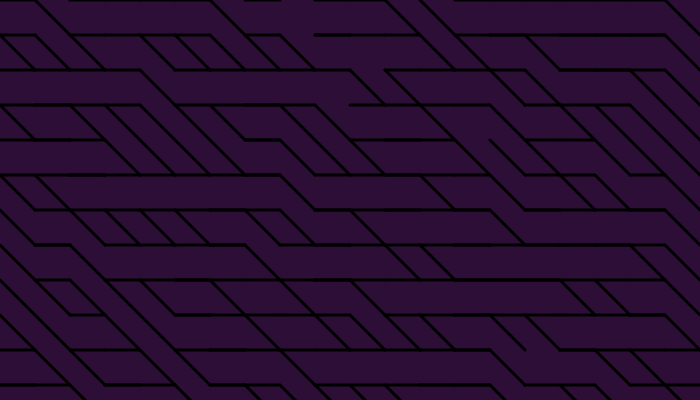
Frame 1 (no input)
Frame 60 (no input): identical to frame 1, image omitted
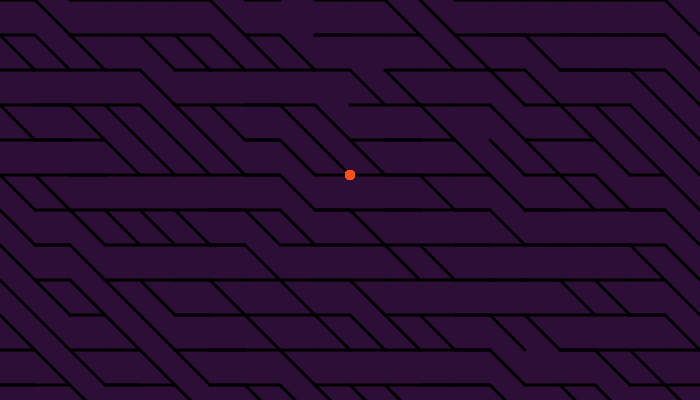
Frame 120 (the mouse pressed at the canvas centre since frame 60)

The p5.js sketch that drew these frames (run headless with seeded random() and noise() and a simulated clock; from frame 60 on, the mouse is pressed at the canvas centre):

// p5.js sketch
// ── sketch.js
//                              --Project--
// This script is an editor. The user will create the art.
// Initially, it starts with a random input in grey.
// Click with the mouse to draw in a square
//Select a mode with: ___
//8: Upper horizontal
//5: Middle horizontal ---
//2: Down horizontal ___
//7: Left diagonal \
//9: Right diagonal /
//p: A bigass point .
//c: Will reset the Background and finish
// (It is based on the Numpad)

//                              --History--
// This script is the classical representation of:
// 10 PRINT CHR$(205.5+RND(1)); : GOTO 10
// It is a one-line Commodore 64 BASIC command (1962 some old shit)

//                              --Colors--
// EX
//background
//stroke

// Beige and Caramel
//[243,233,220]
//[192,133,82]

// Night and Harvest Gold
//[5,5,23]
//[236,164,0]

// Melon and Dark Purple
//[44,14,55]
//[174,132,126]

// Giant Orange and Oxford Blue
//[2, 1, 34]
//[255, 82, 27]

let X = 700;
let Y = 400;
let s = 35;
let plan =  [44, 14, 55];
let lines = [255, 82, 27];
let mode = "u";

// In the setup, input the function that will design each square
function setup() {
  createCanvas(X, Y);
  background(plan);
  strokeWeight(3);

  // Draw the blueprint
  stroke(0);
  for (x = 0; x < width; x = x + s)
    for (y = 0; y < height; y = y + s) diagonals(x, y);

  stroke(lines);
}

function draw() {
  if (mouseIsPressed) {
    let x = 0;
    let y = 0;

    // We correct the coordinates, so that we start at a block
    if (mouseX > s) x = mouseX - (mouseX % s);
    if (mouseY > s) y = mouseY - (mouseY % s);

    place(x, y);
  }
}

function keyPressed() {
  print(key);
  if (
    key == "8" ||
    key == "5" ||
    key == "2" ||
    key == "7" ||
    key == "9" ||
    key == "p"
  )
    mode = key;
  if (key == "c") {
    loadPixels();
    for (let i = 0; i < pixels.length; i += 4) {
      let r = pixels[i];
      let g = pixels[i + 1];
      let b = pixels[i + 2];
      let a = pixels[i + 3];
      
      let threshold = 50; 

      if (r <= threshold && g <= threshold && b <= threshold && r >= 0 && g >= 0 && b >= 0) {
        pixels[i] = plan[0];
        pixels[i + 1] = plan[1];
        pixels[i + 2] = plan[2];
      }
    }

    updatePixels();
  }
}

function place(x, y) {
  switch (mode) {
    case "8":
      line(x, y, x + s, y);
      break;
    case "5":
      line(x, y + s / 2, x + s, y + s / 2);
      break;
    case "2":
      line(x, y + s, x + s, y + s);
      break;
    case "9":
      line(x, y, x + s, y + s);
      break;
    case "7":
      line(x, y + s, x + s, y);
      break;
    default:
      strokeWeight(10);
      point(x, y);
      strokeWeight(3);
  }
}

function diagonals(x, y) {
  aff = random(0, 1);
  if (aff <= 0.5) {
    line(x, y, x + s, y + s);
  } else if (aff >= 0.55) {
    line(x, y, x + s, y);
    line(x, y + s, x + s, y + s);
  }
}
